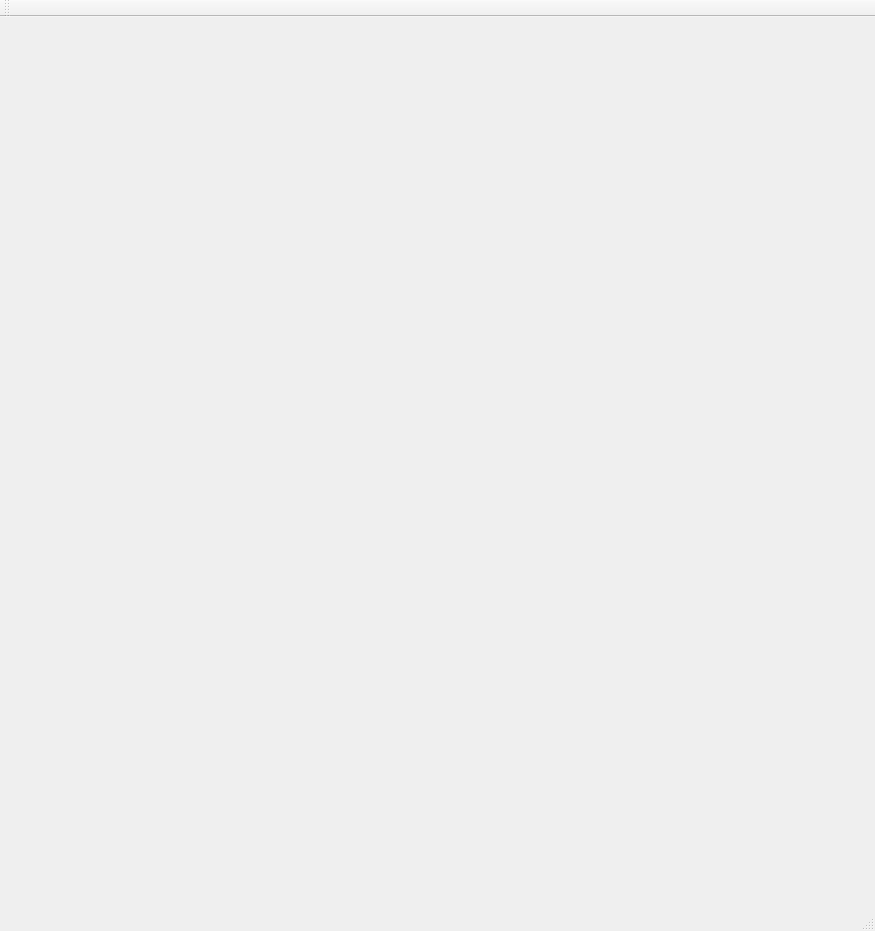
<?xml version="1.0" encoding="UTF-8"?>
<ui version="4.0">
 <class>MainWindow</class>
 <widget class="QMainWindow" name="MainWindow">
  <property name="geometry">
   <rect>
    <x>0</x>
    <y>0</y>
    <width>875</width>
    <height>931</height>
   </rect>
  </property>
  <property name="windowTitle">
   <string>MainWindow</string>
  </property>
  <property name="styleSheet">
   <string notr="true">background-image: url(:/new/prefix1/image/timg.jpg);</string>
  </property>
  <widget class="QWidget" name="centralWidget"/>
  <widget class="QMenuBar" name="menuBar">
   <property name="geometry">
    <rect>
     <x>0</x>
     <y>0</y>
     <width>875</width>
     <height>23</height>
    </rect>
   </property>
  </widget>
  <widget class="QToolBar" name="mainToolBar">
   <attribute name="toolBarArea">
    <enum>TopToolBarArea</enum>
   </attribute>
   <attribute name="toolBarBreak">
    <bool>false</bool>
   </attribute>
  </widget>
  <widget class="QStatusBar" name="statusBar"/>
 </widget>
 <layoutdefault spacing="6" margin="11"/>
 <resources/>
 <connections/>
</ui>
